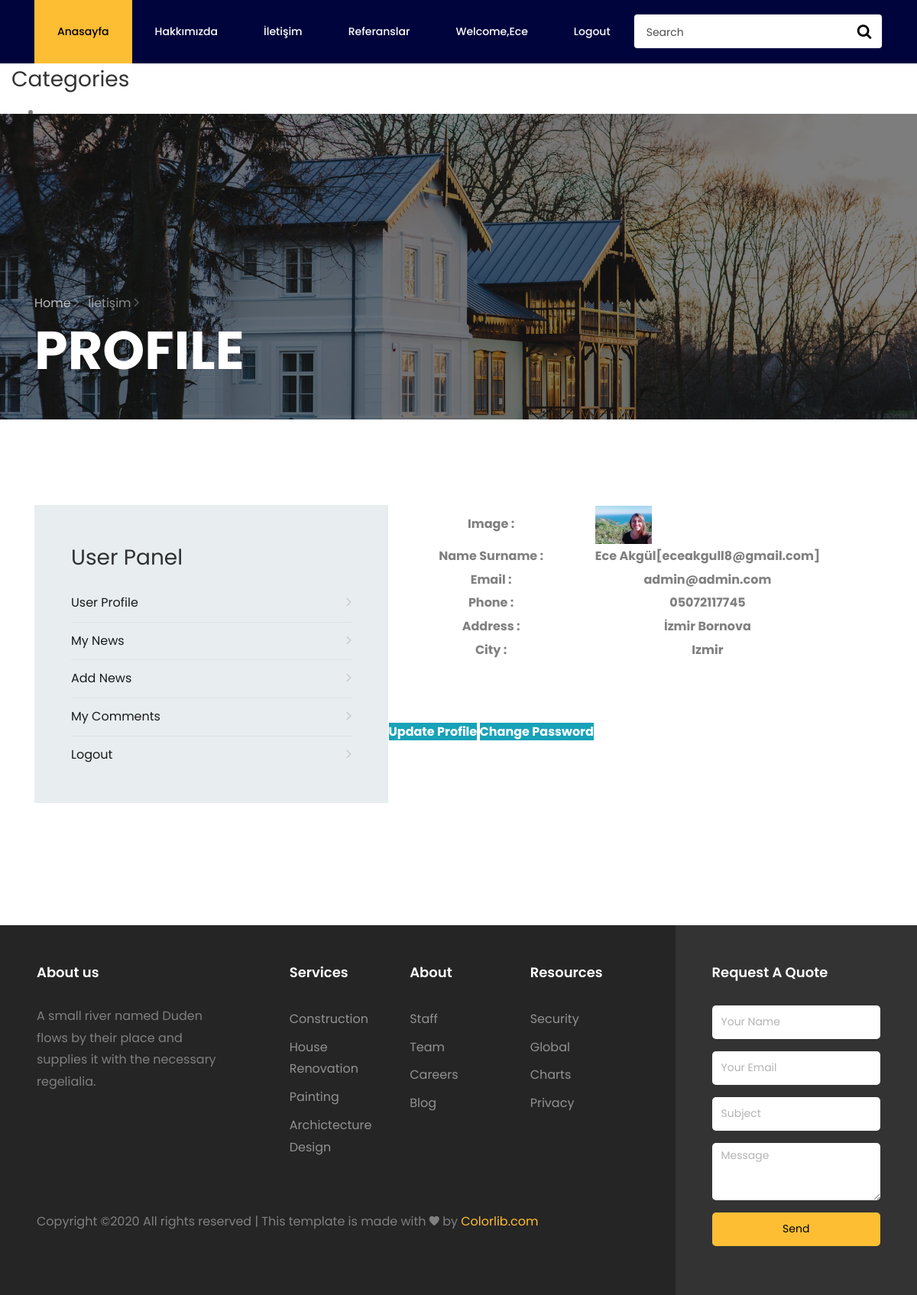
The page /user/ (signed in) on the database its author committed.
### home/models.py (models this page shows, shortened)
class UserProfile(models.Model):
    user = models.OneToOneField(User, on_delete=models.CASCADE)
    phone = models.CharField(blank=True, max_length=150)
    address = models.CharField(blank=True, max_length=150)
    city = models.CharField(blank=True, max_length=150)
    country = models.CharField(blank=True, max_length=150)
    image = models.ImageField(blank=True, upload_to='images/users/')
    def user_name(self):
        return self.user.first_name + ' ' + self.user.last_name + '[' + self.user.username + ']'
    def image_tag(self):
        return mark_safe('<img src="{}" height="50"/>'.format(self.image.url))
    image_tag.short_description = 'Image'

### user/views.py (the view)
# urls.py: path('', views.index, name='index'),
def index(request):
    category = Category.objects.all()
    current_user = request.user
    profile = UserProfile.objects.get(pk=current_user.id)
    context = { 'category': category,
                'profile' : profile}
    return render(request, 'user_profile.html',context )

### user/templates/user_profile.html (shortened to what this page needs)
{% extends "homebase.html" %}
{% load static %}
{% block content %}
    <section class="hero-wrap hero-wrap-2" style="background-image: url({% static 'images/bg_3.jpg' %});" data-stellar-background-ratio="0.5">
        <div class="overlay"></div>
        <div class="container">
            <div class="row no-gutters slider-text align-items-end">
                <div class="col-md-9 ftco-animate pb-5">
                    <p class="breadcrumbs mb-2"><span class="mr-2"><a href="index.html">Home <i class="ion-ios-arrow-forward"></i></a></span> <span>İletişim <i class="ion-ios-arrow-forward"></i></span></p>
                    <h1 class="mb-0 bread">Profile</h1>
                </div>
            </div>
        </div>
    </section>
    <section class="ftco-section">
        <div class="container">
            <div class="row justify-content-center">
                <div class="col-md-12">
                    <div class="wrapper">
                        <div class="row no-gutters mb-5">
                            <div class="col-md-5">
                                <div class="contact-wrap w-100 p-md-5 p-4">
                                    <h3 class="mb-4">User Panel</h3>
                                    {% include "user_panel.html" %}
                                </div>
                            </div>
                            <div class="col-md-7 d-flex align-items-stretch">
                                <table>
                                    <th>
                                        <a href = /user/update class="btn-info">Update Profile</a>
                                        <a href = /user/password class="btn-info">Change Password</a>
                                    </th>
                                    <thead>
                                    <tr>
                                        <th class ="text-center">Image :</th>
                                        <td class="thumb"><img src="{{ profile.image.url }}" style="height: 50px"></td>
                                    </tr>
                                    <tr>
                                        <th class ="text-center">Name Surname :</th>
                                        <th class ="text-center">{{profile.user_name}}</th>
                                    </tr>
                                    <tr>
                                        <th class ="text-center">Email : </th>
                                        <th class ="text-center">{{profile.user.email}}</th>
                                    </tr>
                                    <tr>
                                        <th class ="text-center">Phone : </th>
                                        <th class ="text-center">{{profile.phone}}</th>
                                    </tr>
                                    <tr>
                                        <th class ="text-center">Address : </th>
                                        <th class ="text-center">{{profile.address}}</th>
                                    </tr>
                                    <tr>
                                        <th class ="text-center">City : </th>
                                        <th class ="text-center">{{profile.city}}</th>
                                    </tr>
                                    </thead>
                                </table>
                            </div>
                        </div>
                    </div>
                </div>
            </div>
        </div>
    </section>
{% endblock %}
{% block sidebar %}
    {% include "sidebar.html" %}
{% endblock %}

### home/templates/header.html (shortened to what this page needs)
{% load static %}
<nav class="navbar navbar-expand-lg navbar-dark ftco_navbar bg-dark ftco-navbar-light" id="ftco-navbar">
    <div class="container">
        <form action="/search/" method="post" class="searchform order-lg-last">
            <div class="form-group d-flex" >
                <input name="query" type="text" class="form-control pl-3" placeholder="Search" >
                <button type="submit" placeholder="" class="form-control search"><span class="fa fa-search" ></span></button>
            </div>
            {% load mptt_tags %}
        </form>
        <div class="collapse navbar-collapse" id="ftco-nav">
            <ul class="navbar-nav mr-auto">
                <li class="nav-item active"><a href="/" class="nav-link">Anasayfa</a></li>
                <li class="nav-item"><a href="/hakkimizda" class="nav-link">Hakkımızda</a></li>
                <li class="nav-item"><a href="/iletisim" class="nav-link">İletişim</a></li>
                <li class="nav-item"><a href="/referans" class="nav-link">Referanslar</a></li>
      {% if user.id is not None %}
                <li class="nav-item"><a href="/user" class="nav-link"><bold>Welcome,{{user.first_name}}</bold><img src="{{ user.profile.image.url }}"></a></li>
                <li class="nav-item"><a href="/logout" class="nav-link"><bold>Logout</bold></a></li>
      {% else %}
                <li class="nav-item"><a href="/login" class="nav-link">Login</a></li>
               <li class="nav-item"> <a href="/signup" class="nav-link">SignUp</a></li>
       {% endif %}
            </ul>
        </div>
    </div>
</nav>

### rows shown on the page
UserProfile: image (picture), user_name "Ece Akgül[eceakgull8@gmail.com]", user.email "admin@admin.com", phone "05072117745", address "İzmir Bornova", city "Izmir"

### other values the page prints
{{ user.first_name }} "Ece"
